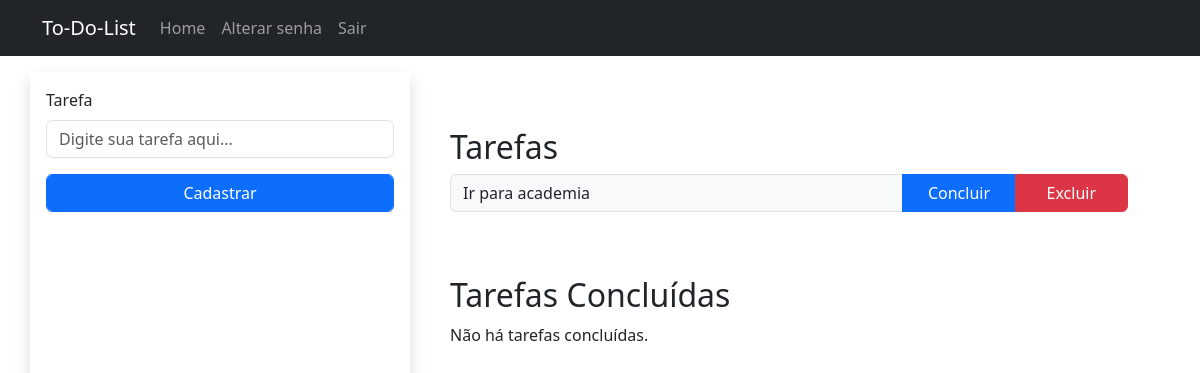
Page / (signed in) on the earlier database version.
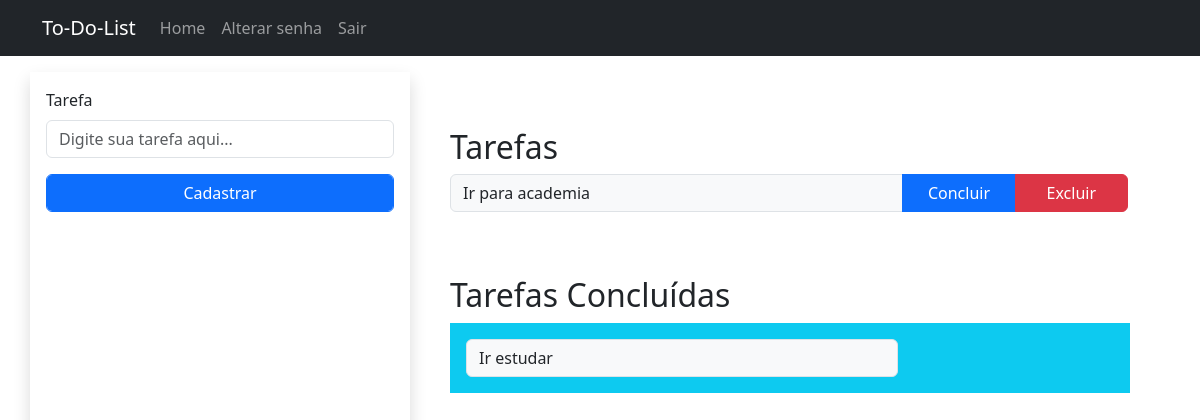
Same page on the later database version.
### to_do_lists/models.py (models this page shows)
class Tarefa(models.Model):
    user = models.ForeignKey(User, on_delete=models.CASCADE)
    tarefa = models.CharField(max_length=100)
    concluido = models.BooleanField(default=False)
    def __str__(self):
        return self.tarefa

### to_do_lists/views.py (the view, shortened to what this page needs)
# urls.py: path('', views.index, name= 'index'),
def index(request):
    if request.user.is_authenticated:
        tarefas_total = Tarefa.objects.filter(user=request.user)
        if tarefas_total is not None:
            tarefas_concluidas =[]
            tarefas_nao_concluidas = []
            for tarefa in tarefas_total:
                if tarefa.concluido == True:
                    tarefas_concluidas.append(tarefa)
                else:
                    tarefas_nao_concluidas.append(tarefa)
        else:
            tarefas_concluidas = None
            tarefas_nao_concluidas = None
        form = TarefaForm()
        context = {'form': form,
                   'tarefas_concluidas': tarefas_concluidas,
                   'tarefas_nao_concluidas': tarefas_nao_concluidas
                   }
        return render(request, 'to_do_lists/index.html', context)
    else:
        return render(request, 'to_do_lists/index.html')

### to_do_lists/forms.py
class TarefaForm(forms.Form):
    tarefa = forms.CharField(
        max_length=100,
        required=True,
        widget=forms.TextInput(attrs={
            'id' : 'id_tarefa',
            'class': 'form-control',
            'placeholder': 'Digite sua tarefa aqui...',
        }))

### to_do_lists/templates/to_do_lists/index.html (shortened to what this page needs)
{% extends "to_do_lists/base.html" %}
{% block content %}
{% if user.is_authenticated %}
<div class="row">
    <form method="post" class="shadow p-3 mt-3 col-12 col-md-4">
        <div class="mb-3">
            <label for="id_tarefa" class="form-label">Tarefa</label>
            {{ form.tarefa }}
        </div>
        <button type="submit" class="form-control btn btn-primary">Cadastrar</button>
    </form>
    <div class="mt-3 p-4 col-12 col-md-8">
        <div class="p-3 mt-3 col-12">
            <h2>Tarefas</h2>
            {% if tarefas_nao_concluidas %}
                {% for tarefa in tarefas_nao_concluidas %}
                    <div class="input-group mb-3 col-12">
                        <span class="input-group-text col-8" id="basic-addon1">{{ tarefa }}</span>
                        <a class="btn btn-primary col-2" href="{% url 'concluir' tarefa_id=tarefa.id %}">Concluir</a>
                        <a class="btn btn-danger col-2" href="{% url 'excluir' tarefa_id=tarefa.id %}">Excluir</a>
                    </div>
                {% endfor %}
            {% else %}
                <p>Não há tarefas cadastradas.</p>
            {% endif %}
        </div>
        <div class="p-3 mt-3 col-12">
            <h2>Tarefas Concluídas</h2>
            {% if tarefas_concluidas %}
                {% for tarefa in tarefas_concluidas %}
                <div class="mb-3 col-12 text-bg-info p-3">
                    <span class="input-group-text col-8" >{{ tarefa.tarefa }}</span>
                </div>
                {% endfor %}
            {% else %}
                <p>Não há tarefas concluídas.</p>
            {% endif %}
        </div>
    </div>
</div>
{% else %}
<a href="{% url 'register' %}">
    <p class='text-center mt-3'>Clique aqui para se cadastrar e começar as tarefas</p>
</a>
{%endif%}
{% endblock %}

Differences in the rows shown:
added Tarefa: tarefa "Ir estudar", shown under "Tarefas Concluídas"
Other differences:
text no longer shown: "Não há tarefas concluídas."
